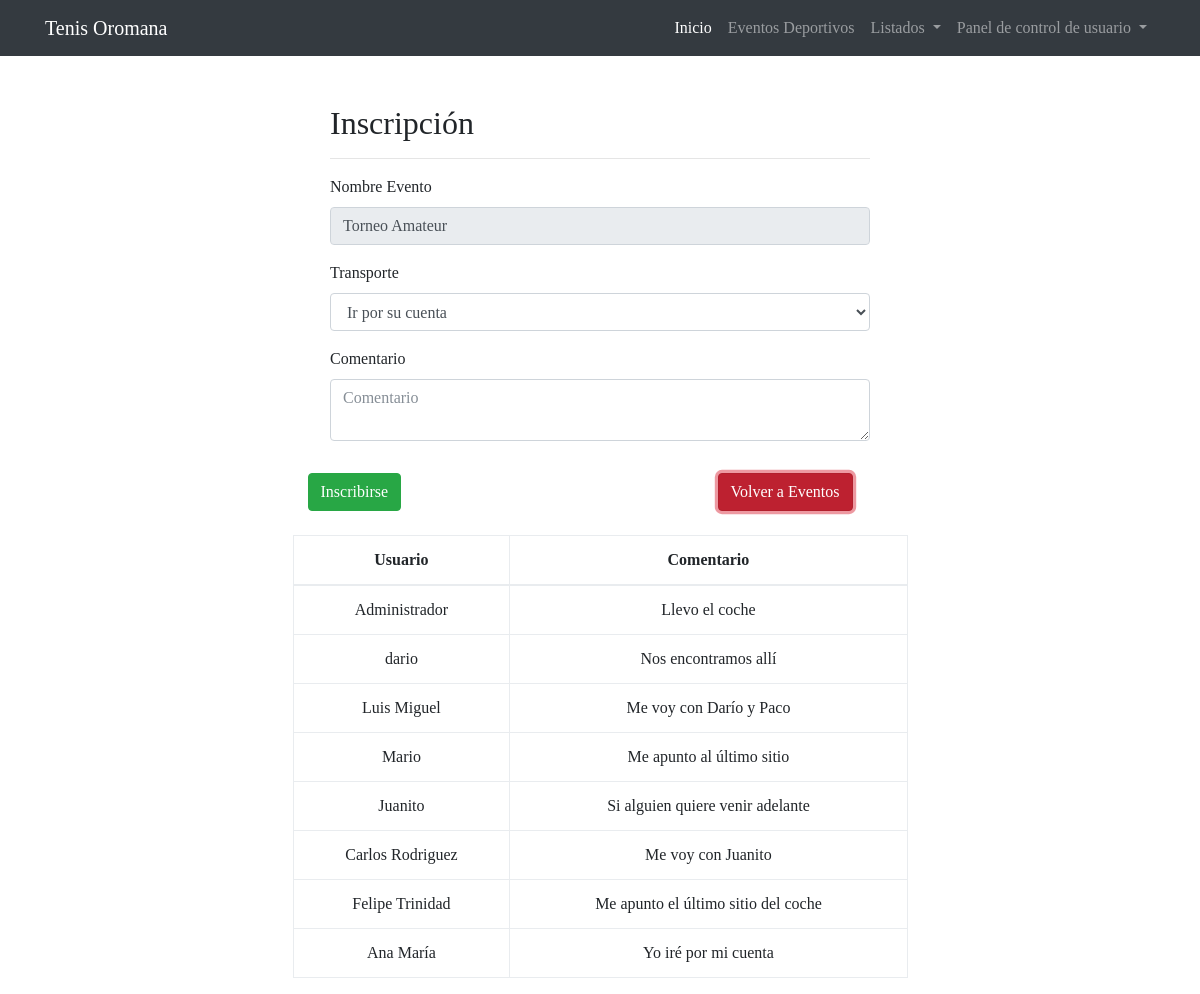
The app's page /procesos/inscripcion.php?idCompeticion=13 (signed in) with its own data.
### tables this page shows
CREATE TABLE `competiciones` (
  `idCompeticion` int(11) NOT NULL,
  `nombreEvento` varchar(45) DEFAULT NULL,
  `fechaEvento` date DEFAULT NULL,
  `descripcion` varchar(100) DEFAULT NULL
);

CREATE TABLE `inscripciones` (
  `idInscripcion` int(11) NOT NULL,
  `idJugadorFK` int(11) DEFAULT NULL,
  `idCompeticionFK` int(11) DEFAULT NULL,
  `idTransporteFK` int(11) DEFAULT NULL,
  `Comentario` varchar(100) NOT NULL
);

CREATE TABLE `jugadores` (
  `idJugador` int(11) NOT NULL,
  `nombreJugador` varchar(45) DEFAULT NULL,
  `direccionJugador` varchar(45) DEFAULT NULL,
  `emailJugador` varchar(45) DEFAULT NULL
);

### procesos/inscripcion.php (the view, shortened to what this page needs)
<!DOCTYPE html>
<html lang="en">
<head>
    <?php
    if (isset($_GET['idCompeticion'])) {
      $idCompeticion = $_GET['idCompeticion'];
    }
    else{
      $idCompeticion = $_POST['idCompeticion'];
    }
    $usuario = 'root';
    $contraRoot = '';
    try {
      $con = new PDO('mysql:host=localhost;dbname=club;charset=UTF8', $usuario, $contraRoot);
    } catch (PDOException $e) {
      print "¡Error!: " . $e->getMessage() . "<br/>";
      die();
    }
    $nombreEventoSql = $con->prepare("SELECT nombreEvento FROM competiciones WHERE idCompeticion = $idCompeticion");
    $nombreEventoSql->execute();
    $row = $nombreEventoSql->fetchAll(PDO::FETCH_ASSOC);
    $nombreEvento = $row[0]['nombreEvento'];
    ?>
    <link rel="stylesheet" href="https://maxcdn.bootstrapcdn.com/font-awesome/4.6.1/css/font-awesome.min.css">
    <link href="../vendor/bootstrap/css/bootstrap.min.css" rel="stylesheet">
    <link href="../css/blog-home.css" rel="stylesheet">
    <link rel="stylesheet" href="../jquery-ui/jquery-ui.css">
</head>
<body>
  <?php
  include("../php/navbar.php");
  ?>
  <?php
  if ($_SESSION['tipo'] != "") {
    if (isset($_GET['idCompeticion'])) {
      $idCompeticion = $_GET['idCompeticion'];
    }
    else{
      $idCompeticion = $_POST['idCompeticion'];
    }
    $jugador = $_SESSION['idJugador'];
    $sql = $con->prepare("SELECT * FROM inscripciones WHERE idCompeticionFK=$idCompeticion AND idJugadorFK = $jugador");
    $sql->execute();
    $cuenta = $sql->rowCount();
    if ($cuenta>=1) {
      $nombreEventoSql = $con->prepare("SELECT nombreEvento FROM competiciones WHERE idCompeticion = $idCompeticion");
      $nombreEventoSql->execute();
      ?>
      <div class="container form">
      <form class="form-horizontal" role="form" method="POST" enctype="multipart/form-data">
          <div class="row">
              <div class="col-md-3"></div>
              <div class="col-md-6">
                  <h2>Borrarse de Competicion</h2>
                  <hr>
              </div>
          </div>
          <div class="row">
              <div class="col-md-3"></div>
              <div class="col-md-6">
                  <div class="form-group has-danger">
                      <label  for="txtNombreEvento">Nombre Evento</label>
                                 <?php
                                  $row = $nombreEventoSql->fetchAll(PDO::FETCH_ASSOC);
                                  $nombreEvento = $row[0]['nombreEvento'];
                                  echo '<input type="text" name="txtNombreEvento" class="form-control" id="nombreEvento"
                                         placeholder="NombreEvento de prueba" autofocus readonly="true" value="'.$nombreEvento.'">';
                                  echo '<input type="hidden" name="idCompeticion" value="'.$idCompeticion.'"/>';
                                 ?>
                  </div>
              </div>
          </div>
          <div class="row" style="padding-top: 1rem">
              <div class="col-md-3"></div>
              <div class="col-md-4">
                  <button type="submit" class="btn btn-warning" name="btnBorrarse">Borrarse</button>
              </div>
              <div class="col-md-3">
                  <button type="submit" class="btn btn-danger active" name="btnVolver" formaction="../eventos.php"> Volver a Eventos</button>
              </div>
          </div>
      </form>
      <?php
    }
    else{
      if (isset($_GET['idCompeticion'])) {
        $idCompeticion = $_GET['idCompeticion'];
      }
      else{
        $idCompeticion = $_POST['idCompeticion'];
      }
      $nombreEventoSql = $con->prepare("SELECT nombreEvento FROM competiciones WHERE idCompeticion = $idCompeticion");
      $nombreEventoSql->execute();
      $transporteSql = $con->prepare("SELECT * FROM transporte INNER JOIN jugadores ON transporte.idJugadorFK=jugadores.idJugador WHERE idCompeticionFK=$idCompeticion AND espacioDisponible > 0");
      $transporteSql->execute();
      $comentariosSql = $con->prepare("SELECT * FROM inscripciones INNER JOIN jugadores ON inscripciones.idJugadorFK=jugadores.idJugador WHERE idCompeticionFK=$idCompeticion");
      $comentariosSql->execute();
  ?>
        <div class="container form">
        <form class="form-horizontal" role="form" method="POST" enctype="multipart/form-data">
            <div class="row">
                <div class="col-md-3"></div>
                <div class="col-md-6">
                    <h2>Inscripción</h2>
                    <hr>
                </div>
            </div>
            <div class="row">
                <div class="col-md-3"></div>
                <div class="col-md-6">
                    <div class="form-group has-danger">
                        <label  for="txtNombreEvento">Nombre Evento</label>
                                   <?php
                                    $row = $nombreEventoSql->fetchAll(PDO::FETCH_ASSOC);
                                    for ($i=0; $i < count($row) ; $i++) {
                                      $nombreEvento = $row[$i]['nombreEvento'];
                                    }
                                    echo '<input type="text" name="txtNombreEvento" class="form-control" id="nombreEvento"
                                           placeholder="NombreEvento de prueba" autofocus readonly="true" value="'.$nombreEvento.'">';
                                   ?>
                    </div>
                </div>
            </div>
            <div class="row">
                <div class="col-md-3"></div>
                <div class="col-md-6">
                    <div class="form-group">
                        <label  for="elegirTransporte">Transporte</label>
                            <select class="form-control" name="elegirTransporte">
                              <?php
                              $cuenta = $transporteSql->rowCount();
                              if ($cuenta>0) {
                                $row = $transporteSql->fetchAll(PDO::FETCH_ASSOC);
                              for ($i=0; $i < count($row); $i++) {
                                echo '<option value="'.$row[$i]["idTransporte"].'">';
                                echo "Jugador: ";
                                echo $row[$i]['nombreJugador'];
                                echo "  | Espacio disponible: ";
                                echo $row[$i]['espacioDisponible'];
                                echo "</option>";
                              }
                            }
                            else{
                              echo '<option value="0">';
                              echo "Ir por su cuenta";
                              echo "</option>";
                            }
                              ?>
                            </select>
                    </div>
                </div>
            </div>
            <div class="row">
              <div class="col-md-3"></div>
              <div class="col-md-6">
                <div class="form-group">
                    <label  for="txtComentario">Comentario</label>
                        <textarea name="txtComentario" class="form-control" id="txtComentario"
                               placeholder="Comentario" rows="2"></textarea>
                    </div>
                </div>
              </div>
            </div>
            <div class="row" style="padding-top: 1rem">
                <div class="col-md-3"></div>
                <div class="col-md-4">
                    <button type="submit" class="btn btn-success" name="btnInscripcion">Inscribirse</button>
                </div>
                <div class="col-md-3">
                    <button type="submit" class="btn btn-danger active" name="btnVolver" formaction="../eventos.php"> Volver a Eventos</button>
                </div>
            </div>
        <div class="row">
          <div class="col-md-3"></div>
          <div class="col-md-6">
            <?php
            $cuenta = $comentariosSql->rowCount();
            if ($cuenta>1) {
              ?>
              <br><div class="row"><table class="table table-bordered table-hover">
                <thead>
                  <tr>
                  <th>Usuario</th>
                  <th>Comentario</th>
                </tr>
                </thead>
                <tbody>
              <?php
            $row = $comentariosSql->fetchAll(PDO::FETCH_ASSOC);
            for ($i=0; $i < count($row); $i++) {
              echo '<tr><td>';
              echo $row[$i]['nombreJugador'];
              echo "</td><td>";
              echo $row[$i]['Comentario'];
              echo "</td></tr>";
            }
          }
          else{
            echo '<br><div class="alert alert-info alert-dismissable" role="alert">No hay comentarios de otros jugadores.</div>';
          }
            ?>
          </tbody>
        </table>
          </div>
          </div>
        </div>
    <?php
  }
}
else{
  echo '<div class="alert alert-danger alert-dismissable text-center" role="alert">No estás conectado, <a href="login.php">conéctese</a> para acceder a la funcionalidad de la web.</div>';
}
    ?>
</body>
</html>

### css/blog-home.css (style rules this page uses)
body { padding-top: 54px; font-family: "Droid Serif"; }
@media (min-width: 992px) { body { padding-top: 56px; } }

### procesos/inscripcion.php (style rules this page uses)
.form { margin-top: 4%; }
.table > tbody > tr > td { vertical-align: middle; text-align: center; }
.table > thead > tr > th { vertical-align: middle; text-align: center; }

### records on screen
competiciones: txtNombreEvento "Torneo Amateur"
inscripciones: jugadores.nombreJugador "Administrador", Comentario "Llevo el coche"
inscripciones: jugadores.nombreJugador "dario", Comentario "Nos encontramos allí"
inscripciones: jugadores.nombreJugador "Luis Miguel", Comentario "Me voy con Darío y Paco"
inscripciones: jugadores.nombreJugador "Mario", Comentario "Me apunto al último sitio"
inscripciones: jugadores.nombreJugador "Juanito", Comentario "Si alguien quiere venir adelante"
inscripciones: jugadores.nombreJugador "Carlos Rodriguez", Comentario "Me voy con Juanito"
inscripciones: jugadores.nombreJugador "Felipe Trinidad", Comentario "Me apunto el último sitio del coche"
inscripciones: jugadores.nombreJugador "Ana María", Comentario "Yo iré por mi cuenta"
